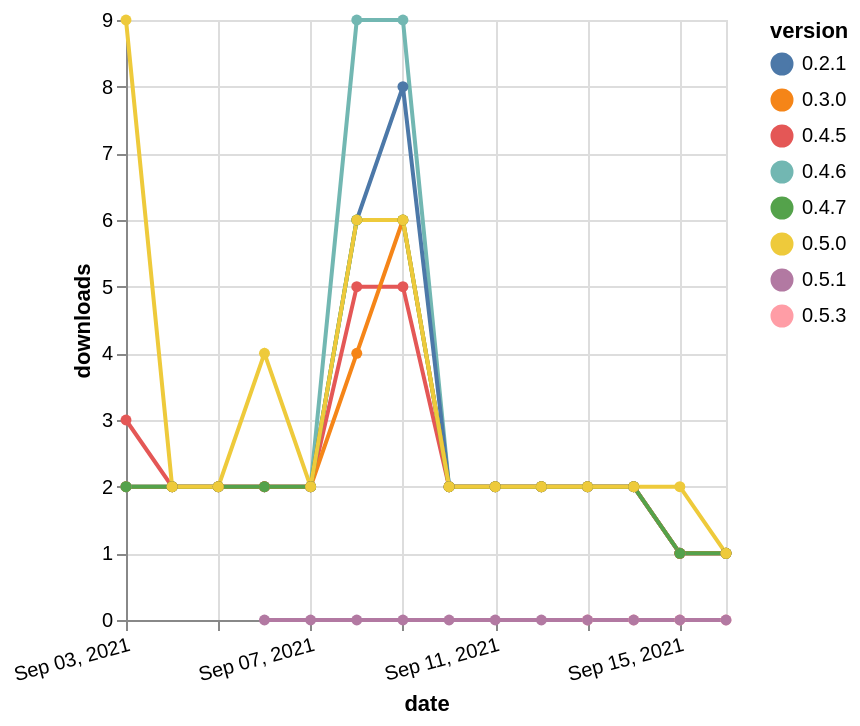

Vega-Lite specification for this chart:
### Vega-Lite specification from a JSON file in a GitHub repository (floating-point values rounded to 4 significant figures)
{"$schema": "https://vega.github.io/schema/vega-lite/v5.json", "description": "A simple bar chart with embedded data.", "data": {"values": [{"date": "2021-09-03", "total": 639, "delta": 2, "version": "0.4.6"}, {"date": "2021-09-04", "total": 641, "delta": 2, "version": "0.4.6"}, {"date": "2021-09-05", "total": 643, "delta": 2, "version": "0.4.6"}, {"date": "2021-09-06", "total": 645, "delta": 2, "version": "0.4.6"}, {"date": "2021-09-07", "total": 647, "delta": 2, "version": "0.4.6"}, {"date": "2021-09-08", "total": 656, "delta": 9, "version": "0.4.6"}, {"date": "2021-09-09", "total": 665, "delta": 9, "version": "0.4.6"}, {"date": "2021-09-10", "total": 667, "delta": 2, "version": "0.4.6"}, {"date": "2021-09-11", "total": 669, "delta": 2, "version": "0.4.6"}, {"date": "2021-09-12", "total": 671, "delta": 2, "version": "0.4.6"}, {"date": "2021-09-13", "total": 673, "delta": 2, "version": "0.4.6"}, {"date": "2021-09-14", "total": 675, "delta": 2, "version": "0.4.6"}, {"date": "2021-09-15", "total": 676, "delta": 1, "version": "0.4.6"}, {"date": "2021-09-16", "total": 677, "delta": 1, "version": "0.4.6"}, {"date": "2021-09-03", "total": 1137, "delta": 2, "version": "0.2.1"}, {"date": "2021-09-04", "total": 1139, "delta": 2, "version": "0.2.1"}, {"date": "2021-09-05", "total": 1141, "delta": 2, "version": "0.2.1"}, {"date": "2021-09-06", "total": 1143, "delta": 2, "version": "0.2.1"}, {"date": "2021-09-07", "total": 1145, "delta": 2, "version": "0.2.1"}, {"date": "2021-09-08", "total": 1151, "delta": 6, "version": "0.2.1"}, {"date": "2021-09-09", "total": 1159, "delta": 8, "version": "0.2.1"}, {"date": "2021-09-10", "total": 1161, "delta": 2, "version": "0.2.1"}, {"date": "2021-09-11", "total": 1163, "delta": 2, "version": "0.2.1"}, {"date": "2021-09-12", "total": 1165, "delta": 2, "version": "0.2.1"}, {"date": "2021-09-13", "total": 1167, "delta": 2, "version": "0.2.1"}, {"date": "2021-09-14", "total": 1169, "delta": 2, "version": "0.2.1"}, {"date": "2021-09-15", "total": 1170, "delta": 1, "version": "0.2.1"}, {"date": "2021-09-16", "total": 1171, "delta": 1, "version": "0.2.1"}, {"date": "2021-09-03", "total": 478, "delta": 3, "version": "0.4.5"}, {"date": "2021-09-04", "total": 480, "delta": 2, "version": "0.4.5"}, {"date": "2021-09-05", "total": 482, "delta": 2, "version": "0.4.5"}, {"date": "2021-09-06", "total": 484, "delta": 2, "version": "0.4.5"}, {"date": "2021-09-07", "total": 486, "delta": 2, "version": "0.4.5"}, {"date": "2021-09-08", "total": 491, "delta": 5, "version": "0.4.5"}, {"date": "2021-09-09", "total": 496, "delta": 5, "version": "0.4.5"}, {"date": "2021-09-10", "total": 498, "delta": 2, "version": "0.4.5"}, {"date": "2021-09-11", "total": 500, "delta": 2, "version": "0.4.5"}, {"date": "2021-09-12", "total": 502, "delta": 2, "version": "0.4.5"}, {"date": "2021-09-13", "total": 504, "delta": 2, "version": "0.4.5"}, {"date": "2021-09-14", "total": 506, "delta": 2, "version": "0.4.5"}, {"date": "2021-09-15", "total": 507, "delta": 1, "version": "0.4.5"}, {"date": "2021-09-16", "total": 508, "delta": 1, "version": "0.4.5"}, {"date": "2021-09-03", "total": 763, "delta": 2, "version": "0.3.0"}, {"date": "2021-09-04", "total": 765, "delta": 2, "version": "0.3.0"}, {"date": "2021-09-05", "total": 767, "delta": 2, "version": "0.3.0"}, {"date": "2021-09-06", "total": 769, "delta": 2, "version": "0.3.0"}, {"date": "2021-09-07", "total": 771, "delta": 2, "version": "0.3.0"}, {"date": "2021-09-08", "total": 775, "delta": 4, "version": "0.3.0"}, {"date": "2021-09-09", "total": 781, "delta": 6, "version": "0.3.0"}, {"date": "2021-09-10", "total": 783, "delta": 2, "version": "0.3.0"}, {"date": "2021-09-11", "total": 785, "delta": 2, "version": "0.3.0"}, {"date": "2021-09-12", "total": 787, "delta": 2, "version": "0.3.0"}, {"date": "2021-09-13", "total": 789, "delta": 2, "version": "0.3.0"}, {"date": "2021-09-14", "total": 791, "delta": 2, "version": "0.3.0"}, {"date": "2021-09-15", "total": 792, "delta": 1, "version": "0.3.0"}, {"date": "2021-09-16", "total": 793, "delta": 1, "version": "0.3.0"}, {"date": "2021-09-13", "total": 73, "delta": 0, "version": "0.5.3"}, {"date": "2021-09-14", "total": 232, "delta": 0, "version": "0.5.3"}, {"date": "2021-09-15", "total": 302, "delta": 0, "version": "0.5.3"}, {"date": "2021-09-16", "total": 395, "delta": 0, "version": "0.5.3"}, {"date": "2021-09-03", "total": 461, "delta": 2, "version": "0.4.7"}, {"date": "2021-09-04", "total": 463, "delta": 2, "version": "0.4.7"}, {"date": "2021-09-05", "total": 465, "delta": 2, "version": "0.4.7"}, {"date": "2021-09-06", "total": 467, "delta": 2, "version": "0.4.7"}, {"date": "2021-09-07", "total": 469, "delta": 2, "version": "0.4.7"}, {"date": "2021-09-08", "total": 475, "delta": 6, "version": "0.4.7"}, {"date": "2021-09-09", "total": 481, "delta": 6, "version": "0.4.7"}, {"date": "2021-09-10", "total": 483, "delta": 2, "version": "0.4.7"}, {"date": "2021-09-11", "total": 485, "delta": 2, "version": "0.4.7"}, {"date": "2021-09-12", "total": 487, "delta": 2, "version": "0.4.7"}, {"date": "2021-09-13", "total": 489, "delta": 2, "version": "0.4.7"}, {"date": "2021-09-14", "total": 491, "delta": 2, "version": "0.4.7"}, {"date": "2021-09-15", "total": 492, "delta": 1, "version": "0.4.7"}, {"date": "2021-09-16", "total": 493, "delta": 1, "version": "0.4.7"}, {"date": "2021-09-03", "total": 303, "delta": 9, "version": "0.5.0"}, {"date": "2021-09-04", "total": 305, "delta": 2, "version": "0.5.0"}, {"date": "2021-09-05", "total": 307, "delta": 2, "version": "0.5.0"}, {"date": "2021-09-06", "total": 311, "delta": 4, "version": "0.5.0"}, {"date": "2021-09-07", "total": 313, "delta": 2, "version": "0.5.0"}, {"date": "2021-09-08", "total": 319, "delta": 6, "version": "0.5.0"}, {"date": "2021-09-09", "total": 325, "delta": 6, "version": "0.5.0"}, {"date": "2021-09-10", "total": 327, "delta": 2, "version": "0.5.0"}, {"date": "2021-09-11", "total": 329, "delta": 2, "version": "0.5.0"}, {"date": "2021-09-12", "total": 331, "delta": 2, "version": "0.5.0"}, {"date": "2021-09-13", "total": 333, "delta": 2, "version": "0.5.0"}, {"date": "2021-09-14", "total": 335, "delta": 2, "version": "0.5.0"}, {"date": "2021-09-15", "total": 337, "delta": 2, "version": "0.5.0"}, {"date": "2021-09-16", "total": 338, "delta": 1, "version": "0.5.0"}, {"date": "2021-09-06", "total": 8, "delta": 0, "version": "0.5.1"}, {"date": "2021-09-07", "total": 98, "delta": 0, "version": "0.5.1"}, {"date": "2021-09-08", "total": 104, "delta": 0, "version": "0.5.1"}, {"date": "2021-09-09", "total": 111, "delta": 0, "version": "0.5.1"}, {"date": "2021-09-10", "total": 113, "delta": 0, "version": "0.5.1"}, {"date": "2021-09-11", "total": 115, "delta": 0, "version": "0.5.1"}, {"date": "2021-09-12", "total": 117, "delta": 0, "version": "0.5.1"}, {"date": "2021-09-13", "total": 127, "delta": 0, "version": "0.5.1"}, {"date": "2021-09-14", "total": 129, "delta": 0, "version": "0.5.1"}, {"date": "2021-09-15", "total": 131, "delta": 0, "version": "0.5.1"}, {"date": "2021-09-16", "total": 132, "delta": 0, "version": "0.5.1"}]}, "width": "container", "mark": {"type": "line", "point": {"filled": true}}, "encoding": {"x": {"field": "date", "type": "temporal", "timeUnit": "yearmonthdate", "title": "date", "axis": {"labelAngle": -15}}, "y": {"field": "delta", "type": "quantitative", "title": "downloads"}, "color": {"field": "version", "type": "nominal"}, "tooltip": {"field": "delta"}}}
